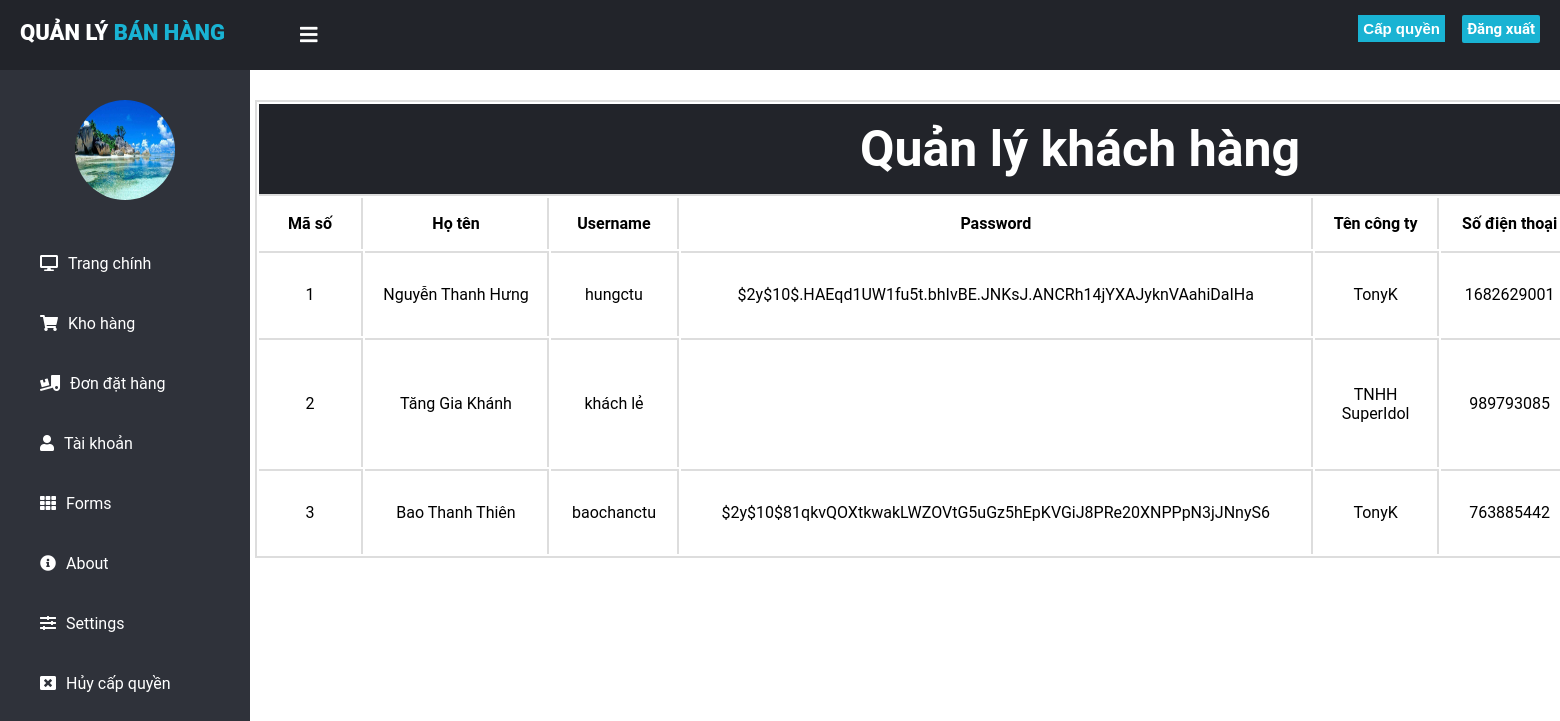
The page /homepage/admin/account.php on the database its author committed.
### tables this page shows
CREATE TABLE `diachikh` (
  `MaDC` int(20) NOT NULL COMMENT 'Mã số địa chỉ',
  `DiaChi` varchar(255) NOT NULL COMMENT 'Địa chỉ',
  `MSKH` int(20) NOT NULL COMMENT 'Mã số khách hàng '
);

CREATE TABLE `khachhang` (
  `MSKH` int(20) NOT NULL COMMENT 'Mã số khách hàng',
  `HoTenKH` varchar(255) NOT NULL COMMENT 'Họ tên khách hàng',
  `username` varchar(20) NOT NULL COMMENT 'Tên đăng nhập',
  `Password` varchar(255) NOT NULL COMMENT 'Mật khẩu',
  `TenCongTy` varchar(255) NOT NULL COMMENT 'Tên công ty',
  `SoDienThoai` int(20) NOT NULL COMMENT 'Số điện thoại',
  `SoFax` int(20) NOT NULL COMMENT 'Số Fax'
);

### homepage/admin/account.php (the view, shortened to what this page needs)
<?php
	require_once('php/header.php');
	require_once('php/sidebar.php');
	$sql = "SELECT kh.mskh, kh.hotenkh, kh.username, kh.password, kh.tencongty, kh.sodienthoai, kh.sofax, dc.diachi FROM khachhang kh join diachikh dc on kh.mskh = dc.mskh ";
	$query = mysqli_query($conn, $sql);
?>
<div class="container">
	<table>
		<thead>
			<th colspan="10" style="border-bottom: 2px solid #dddddd; font-size: 50px; color: white; background-color: #22242A;">Quản lý khách hàng</th>
		</thead>
		<thead>
			<th style="width: 70px">Mã số </th>
			<th style="width: 150px;">Họ tên</th>
			<th>Username</th>
			<th>Password</th>
			<th style="width: 90px;">Tên công ty</th>
			<th>Số điện thoại</th>
		</thead>
		<?php
		if ($query) {
			while($result = mysqli_fetch_array($query)) { ?>
				<tbody>
					<th><?php echo $result['mskh']; ?></th>
					<th><?php echo $result['hotenkh']; ?></th>
					<th><p><?php echo $result['username']; ?></p></th>
					<th><p><?php echo $result['password']; ?></p></th>
					<th><?php echo $result['tencongty']; ?></th>
					<th><?php echo $result['sodienthoai']; ?></th>
				</tbody>
  	  <?php } ?>
  <?php } ?>
	</table>
</div>

### homepage/admin/style.css (style rules this page uses)
body { margin: 0; padding: 0; max-width: 200vw; height: 100%; font-family: "Roboto", sans-serif; }
.container { transition: 0.5s; font-size: 16px; position: absolute; margin-top: 100px; margin-left: 255px; }
.container table { width: 1650px; border: 2px solid #dddddd; margin-bottom: 10px; }
.container table th { border-right: 2px solid #dddddd ; }
.container table th:last-child { border: none; }
.container table tr th { padding: 16px; }
.container table tbody th { border-top: 2px solid #dddddd; font-weight: normal; }

### rows shown on the page
diachikh: MSKH.MSKH "1", MSKH.HoTenKH "Nguyễn Thanh Hưng", MSKH.username "hungctu", MSKH.Password "$2y$10$.HAEqd1UW1fu5t.bhIvBE.JNKsJ.ANCRh14jYXAJyknVAahiDaIHa", MSKH.TenCongTy "TonyK", MSKH.SoDienThoai "1682629001"
diachikh: MSKH.MSKH "2", MSKH.HoTenKH "Tăng Gia Khánh", MSKH.username "khách lẻ", MSKH.TenCongTy "TNHH SuperIdol", MSKH.SoDienThoai "989793085"
diachikh: MSKH.MSKH "3", MSKH.HoTenKH "Bao Thanh Thiên", MSKH.username "baochanctu", MSKH.Password "$2y$10$81qkvQOXtkwakLWZOVtG5uGz5hEpKVGiJ8PRe20XNPPpN3jJNnyS6", MSKH.TenCongTy "TonyK", MSKH.SoDienThoai "763885442"
